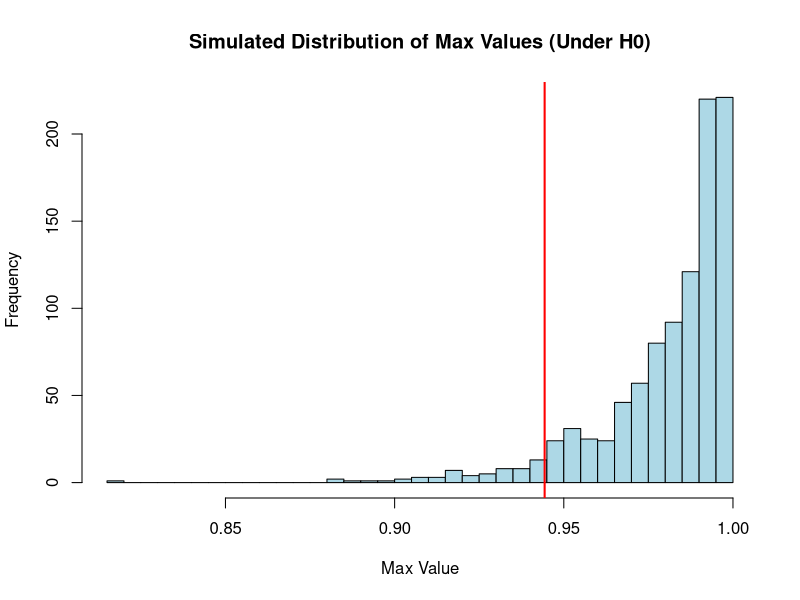
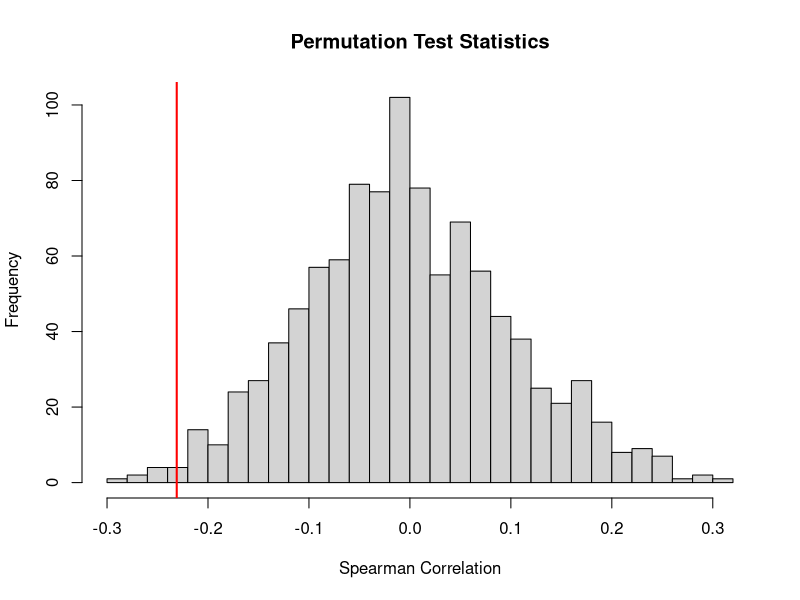

R code for these plots, in order:
## ---- chunk 1
knitr::opts_chunk$set(echo=T,eval=T,message=F,warning=F,fig.align='center')
library(tidyverse)
## ---- chunk 2
flips1 = "HTHTHTHTHTHTHTHTHTHTHTHTHTHTHTHTHTHTHTHTHTHTHTHTHTHTHTHTHTHTHTHTHTHTHTHTHTHTHTHTHTHTHTHTHTHTHTHTHTHTHTHTHTHTHTHTHTHTHTHTHTHTHTHTHTHTHTHTHTHTHTHTHTHTHTHTHTHTHTHTHTHTHTHTHTHTHTHTHTHTHTHTHTHTHTHTHTHTHTHT"

flips2 = "HHHTHTTTHHTHHTHHHTTTTHTHTHHTTHTHHHTHHTHTTTHTHHHTHTTTHTHTHHTHTHTTHTHHTHTHTTTHTHHHTHTHTTHTHTHHTHTHTHHHTHTTTHTHHTHTHTHHTTTHTHHTHHTTTTHTHTHHHTHTTHTHHTHTHTTHTHHTHTHHHTHHHTHTTTHTTHTTTHTHHHTHTHTTHTHHTHHTHTTT"

flips3 = "HHTHTHTTTHTHHHTHHTTTHTHHTHTTTHTHTHHTHTHTTHTHHHHHHTTTHTHTHHTHTTTHTHHTHTHTTTHTHHHTTHTTTHTHTHHHHTHTTHHTTTTTHTHHHTHTHTTTTTHHHTHHTHHTHHHTTTTHTHTHHHTHHTTTTTHTHHHTHTHTHTTTHTHHHTHTHTHTTHTHHTHTHTHTTTTHTHHHTHTH"

flips4 = "HTHHHHHHHTHTTHHTTHHHTHTHTTTHHTHHHTHHTTHTTTTTTTTTHTHHTTTTTHTHTHTHHTTHTTHTTTTTHHHTHTTTHTHTHHHTHTTTTHTHTHHTTHTHTTHHTHTHHHHTHTTHHTTHTTHTTHTHHHHHHTTTTTTHHHTTHTHHHHTTTHTTHHHTTHTHHTTTHHTHHTTTHTHHTHHHTHHTTHHH"

flips5 = "HHHHHHHHHHTTTTTTTTTTHHHHHHHHHHTTTTTTTTTTHHHHHHHHHHTTTTTTTTTTHHHHHHHHHHTTTTTTTTTTHHHHHHHHHHTTTTTTTTTTHHHHHHHHHHTTTTTTTTTTHHHHHHHHHHTTTTTTTTTTHHHHHHHHHHTTTTTTTTTTHHHHHHHHHHTTTTTTTTTTHHHHHHHHHHTTTTTTTTTT"

flips6 = "TTHTTTHTTTTTTTHTHTHTHTTHTTHTHHTHHTTTHHTHTTTHTHHTHHHTHTTHHTHHTTHTHTTTTHTHTTTHHTTTTTTTTHTHHTTHTTTTTTHTHTHTHTTTHTTHHTTHTTTHHTTTHTTHTTTTHTTTTHHTTTHTHTHHHTTTTTTHTHHTTTTTTTTTTTTHHHTTTHHHTTTHTTTHTHTTHTTTTTHT"

# you can use the function below to split the above sequences in vectors of flips
split = function(str) strsplit(str, split="")[[1]]
split(flips1)
## ---- chunk 3
# Function to find the longest run of heads ("H") in a vector of coin flips
longest_heads_run <- function(flips) {
  max_run <- 0   # Variable to store the maximum run of heads
  current_run <- 0  # Variable to count the current run of heads
  
  for (flip in flips) {
    if (flip == "H") {
      current_run <- current_run + 1  # Increment the current run of heads
    } else {
      if (current_run > max_run) {
        max_run <- current_run  # Update max_run if current_run is greater
      }
      current_run <- 0  # Reset the current run if the flip is not heads
    }
  }
  
  # Final check in case the longest run is at the end of the sequence
  if (current_run > max_run) {
    max_run <- current_run
  }
  
  return(max_run)
}

# Example usage
longest_heads_run(split(flips1))
longest_heads_run(split(flips2))
longest_heads_run(split(flips3))
longest_heads_run(split(flips4))
longest_heads_run(split(flips5))
longest_heads_run(split(flips6))

## ---- chunk 4
# Function to simulate fair coin flips and find the longest run of heads
simulate_coin_flips <- function(n_flips) {
  flips <- sample(c("H", "T"), size = n_flips, replace = TRUE)  # Simulate fair coin flips
  return(longest_heads_run(flips))  # Return the longest run of heads
}

# Number of flips in each sequence
n_flips <- 200  # Adjust this to the actual length of your flip sequences

# Monte Carlo simulation to find the average longest run of heads over 10,000 trials
set.seed(123)
n_trials <- 10000
longest_runs <- numeric(n_trials)

for (i in 1:n_trials) {
  longest_runs[i] <- simulate_coin_flips(n_flips)
}

# Calculate the average longest run of heads from the Monte Carlo simulation
average_longest_run <- mean(longest_runs)
print(paste("Average longest run of heads from Monte Carlo simulation (using a fair coin):", average_longest_run))

# Compare with the longest run of heads from each provided sequence 
flips_list <- list(flips1, flips2, flips3, flips4, flips5, flips6)
results <- sapply(flips_list, function(flip_sequence) {
  flips_vector <- split(flip_sequence)
  longest_heads <- longest_heads_run(flips_vector)
  return(longest_heads)
})

# Combine the results
comparison <- data.frame(Sequence = paste0("Flips", 1:6),
                         LongestRun = results,
                         Difference = results - average_longest_run)

# Print comparison results
print(comparison)

## ---- chunk 5
# Calculate p-values for each sequence
p_values <- sapply(results, function(longest_run) {
  # P-value is the proportion of simulated runs that are less than or equal to the longest run
  mean(longest_runs <= longest_run)
  #2 * min(mean(longest_runs >= longest_run), mean(longest_runs <= longest_run))      # if we want 2 sided test
})

# Combine the results into a data frame
comparison <- data.frame(Sequence = paste0("Flips", 1:6),
                         LongestRun = results,
                         PValue = p_values)

# Print comparison results
print(comparison)


## ---- chunk 6
set.seed(123)
flips1 = "HTHTHTHTHTHTHTHTHTHTHTHTHTHTHTHTHTHTHTHTHTHTHTHTHTHTHTHTHTHTHTHTHTHTHTHTHTHTHTHTHTHTHTHTHTHTHTHTHTHTHTHTHTHTHTHTHTHTHTHTHTHTHTHTHTHTHTHTHTHTHTHTHTHTHTHTHTHTHTHTHTHTHTHTHTHTHTHTHTHTHTHTHTHTHTHTHTHTHTHT"

flips2 = "HHHTHTTTHHTHHTHHHTTTTHTHTHHTTHTHHHTHHTHTTTHTHHHTHTTTHTHTHHTHTHTTHTHHTHTHTTTHTHHHTHTHTTHTHTHHTHTHTHHHTHTTTHTHHTHTHTHHTTTHTHHTHHTTTTHTHTHHHTHTTHTHHTHTHTTHTHHTHTHHHTHHHTHTTTHTTHTTTHTHHHTHTHTTHTHHTHHTHTTT"

flips3 = "HHTHTHTTTHTHHHTHHTTTHTHHTHTTTHTHTHHTHTHTTHTHHHHHHTTTHTHTHHTHTTTHTHHTHTHTTTHTHHHTTHTTTHTHTHHHHTHTTHHTTTTTHTHHHTHTHTTTTTHHHTHHTHHTHHHTTTTHTHTHHHTHHTTTTTHTHHHTHTHTHTTTHTHHHTHTHTHTTHTHHTHTHTHTTTTHTHHHTHTH"

flips4 = "HTHHHHHHHTHTTHHTTHHHTHTHTTTHHTHHHTHHTTHTTTTTTTTTHTHHTTTTTHTHTHTHHTTHTTHTTTTTHHHTHTTTHTHTHHHTHTTTTHTHTHHTTHTHTTHHTHTHHHHTHTTHHTTHTTHTTHTHHHHHHTTTTTTHHHTTHTHHHHTTTHTTHHHTTHTHHTTTHHTHHTTTHTHHTHHHTHHTTHHH"

flips5 = "HHHHHHHHHHTTTTTTTTTTHHHHHHHHHHTTTTTTTTTTHHHHHHHHHHTTTTTTTTTTHHHHHHHHHHTTTTTTTTTTHHHHHHHHHHTTTTTTTTTTHHHHHHHHHHTTTTTTTTTTHHHHHHHHHHTTTTTTTTTTHHHHHHHHHHTTTTTTTTTTHHHHHHHHHHTTTTTTTTTTHHHHHHHHHHTTTTTTTTTT"

flips6 = "TTHTTTHTTTTTTTHTHTHTHTTHTTHTHHTHHTTTHHTHTTTHTHHTHHHTHTTHHTHHTTHTHTTTTHTHTTTHHTTTTTTTTHTHHTTHTTTTTTHTHTHTHTTTHTTHHTTHTTTHHTTTHTTHTTTTHTTTTHHTTTHTHTHHHTTTTTTHTHHTTTTTTTTTTTTHHHTTTHHHTTTHTTTHTHTTHTTTTTHT"

# you can use the function below to split the above sequences in vectors of flips
split = function(str) strsplit(str, split="")[[1]]
split(flips1)

# Function to calculate autocorrelation for a given lag
autocorrelation <- function(sequence, lag) {
  n <- length(sequence)
  sequence_lagged <- sequence[(lag + 1):n]
  sequence_original <- sequence[1:(n - lag)]
  
  # Compute correlation between original and lagged sequence
  return(cor(sequence_original, sequence_lagged))
}

# Function to calculate the maximum streak length
max_streak_length <- function(sequence) {
  max_streak <- 0
  current_streak <- 1
  
  for (i in 2:length(sequence)) {
    if (sequence[i] == sequence[i - 1]) {
      current_streak <- current_streak + 1
    } else {
      max_streak <- max(max_streak, current_streak)
      current_streak <- 1
    }
  }
  max_streak <- max(max_streak, current_streak) # Handle case when last streak is the longest
  return(max_streak)
}

# Convert coin flips sequences to 0s and 1s (H = 1, T = 0)
convert_to_numeric <- function(sequence) {
  return(as.numeric(sequence == 'H'))
}

# Example sequences
flips1 <- unlist(strsplit("HTHTHTHTHTHTHTHTHTHTHTHTHTHTHTHTHTHTHTHTHTHTHTHTHTHTHTHTHTHTHTHTHTHTHTHTHTHTHTHTHTHTHTHTHTHTHTHTHTHTHTHTHTHTHTHTHTHTHTHTHTHTHTHTHTHTHTHTHTHTHTHTHTHTHTHTHTHTHTHTHTHTHTHTHTHTHTHTHTHTHTHTHTHTHTHTHTHTHTHT", ""))
flips2 <- unlist(strsplit("HHHTHTTTHHTHHTHHHTTTTHTHTHHTTHTHHHTHHTHTTTHTHHHTHTTTHTHTHHTHTHTTHTHHTHTHTTTHTHHHTHTHTTHTHTHHTHTHTHHHTHTTTHTHHTHTHTHHTTTHTHHTHHTTTTHTHTHHHTHTTHTHHTHTHTTHTHHTHTHHHTHHHTHTTTHTTHTTTHTHHHTHTHTTHTHHTHHTHTTT", ""))
flips3 <- unlist(strsplit("HHTHTHTTTHTHHHTHHTTTHTHHTHTTTHTHTHHTHTHTTHTHHHHHHTTTHTHTHHTHTTTHTHHTHTHTTTHTHHHTTHTTTHTHTHHHHTHTTHHTTTTTHTHHHTHTHTTTTTHHHTHHTHHTHHHTTTTHTHTHHHTHHTTTTTHTHHHTHTHTHTTTHTHHHTHTHTHTTHTHHTHTHTHTTTTHTHHHTHTH", ""))
flips4<- unlist(strsplit("HTHHHHHHHTHTTHHTTHHHTHTHTTTHHTHHHTHHTTHTTTTTTTTTHTHHTTTTTHTHTHTHHTTHTTHTTTTTHHHTHTTTHTHTHHHTHTTTTHTHTHHTTHTHTTHHTHTHHHHTHTTHHTTHTTHTTHTHHHHHHTTTTTTHHHTTHTHHHHTTTHTTHHHTTHTHHTTTHHTHHTTTHTHHTHHHTHHTTHHH", ""))
flips5<- unlist(strsplit("HHHHHHHHHHTTTTTTTTTTHHHHHHHHHHTTTTTTTTTTHHHHHHHHHHTTTTTTTTTTHHHHHHHHHHTTTTTTTTTTHHHHHHHHHHTTTTTTTTTTHHHHHHHHHHTTTTTTTTTTHHHHHHHHHHTTTTTTTTTTHHHHHHHHHHTTTTTTTTTTHHHHHHHHHHTTTTTTTTTTHHHHHHHHHHTTTTTTTTTT", ""))
flips6<- unlist(strsplit("TTHTTTHTTTTTTTHTHTHTHTTHTTHTHHTHHTTTHHTHTTTHTHHTHHHTHTTHHTHHTTHTHTTTTHTHTTTHHTTTTTTTTHTHHTTHTTTTTTHTHTHTHTTTHTTHHTTHTTTHHTTTHTTHTTTTHTTTTHHTTTHTHTHHHTTTTTTHTHHTTTTTTTTTTTTHHHTTTHHHTTTHTTTHTHTTHTTTTTHT", ""))

# Convert to numeric
flips1_num <- convert_to_numeric(flips1)
flips2_num <- convert_to_numeric(flips2)
flips3_num <- convert_to_numeric(flips3)
flips4_num <- convert_to_numeric(flips4)
flips5_num <- convert_to_numeric(flips5)
flips6_num <- convert_to_numeric(flips6)


# Calculate autocorrelation for Lag 1 and Lag 2
autocorr_flips1_lag1 <- autocorrelation(flips1_num, 1)
autocorr_flips1_lag2 <- autocorrelation(flips1_num, 2)
autocorr_flips2_lag1 <- autocorrelation(flips2_num, 1)
autocorr_flips2_lag2 <- autocorrelation(flips2_num, 2)

# Calculate max streak length
max_streak_flips1 <- max_streak_length(flips1_num)
max_streak_flips2 <- max_streak_length(flips2_num)
max_streak_flips3 <- max_streak_length(flips3_num)
max_streak_flips4 <- max_streak_length(flips4_num)
max_streak_flips5 <- max_streak_length(flips5_num)
max_streak_flips6 <- max_streak_length(flips6_num)

# Results
cat("Flips1 Autocorrelation (Lag 1):", autocorr_flips1_lag1, "\n")
cat("Flips1 Autocorrelation (Lag 2):", autocorr_flips1_lag2, "\n")
cat("Flips2 Autocorrelation (Lag 1):", autocorr_flips2_lag1, "\n")
cat("Flips2 Autocorrelation (Lag 2):", autocorr_flips2_lag2, "\n")
cat("Flips1 Max Streak Length:", max_streak_flips1, "\n")
cat("Flips2 Max Streak Length:", max_streak_flips2, "\n")
cat("Flips3 Max Streak Length:", max_streak_flips3, "\n")
cat("Flips4 Max Streak Length:", max_streak_flips4, "\n")
cat("Flips5 Max Streak Length:", max_streak_flips5, "\n")
cat("Flips6 Max Streak Length:", max_streak_flips6, "\n")

# Function to simulate coin flips and find max streak length
simulate_max_streak <- function(n_flips) {
  sequence <- sample(c(0, 1), n_flips, replace = TRUE)  # Random sequence (0 = T, 1 = H)
  max_streak_length(sequence)
}
simulate_max_streak(200)
# Simulate max streak lengths for many random sequences

n_simulations <- 10000
n_flips <- 200
simulated_streaks <- replicate(n_simulations, simulate_max_streak(n_flips))

# Compare observed max streaks with simulated distribution
observed_streaks <- c(1, 4, 6, 9, 10, 12)

# Calculate the proportion of simulated streaks that are longer than or equal to each observed streak
p_values <- sapply(observed_streaks, function(obs) mean(simulated_streaks >= obs))

# Results
cat("P-values for each observed streak length:", p_values, "\n")

## ---- chunk 7
X <- read.csv("uniform_sample.csv")$x
head(X)
## ---- chunk 8
n <- 50  # Sample size
M <- 1000  # Number of simulations

# Simulate the maximum values of uniform distribution over [0,1]
sim_max <- replicate(M, max(runif(n, 0, 1)))
#sim_max
mean(sim_max) # mean of the maxes of the simulated sequences

# Observed max from the sample
obs_max<- max(X)
obs_max

# Calculate the p-value simulated max greater than observed
p_value <- mean(sim_max >= obs_max)
p_value

# Plot the histogram
hist(sim_max, breaks = 30, main = "Simulated Distribution of Max Values (Under H0)",
     xlab = "Max Value", col = "lightblue")

# Add a red line at the observed max value
abline(v = obs_max, col = "red", lwd = 2)

## ---- chunk 9
blurtle <- read.csv("blurtle.csv")

#blurtle
#blurtle$tries
#mean(blurtle$tries)
#var(blurtle$tries)

# Compute observed test statistic
observed_stat <- cor(blurtle$day, blurtle$tries, method = "spearman")

# Permutation test function
perm_test <- function(data, n_perm = 1000) {
  perm_stats <- numeric(n_perm)
  
  for (i in 1:n_perm) {
    perm_data <- data
    perm_data$tries <- sample(perm_data$tries)
    perm_stats[i] <- cor(perm_data$day, perm_data$tries, method = "spearman")
  }
  
  return(perm_stats)
}

set.seed(123)
perm_stats <- perm_test(blurtle)

# Calculate p-value
p_value <- (sum(abs(perm_stats) >= abs(observed_stat)) + 1) / (length(perm_stats) + 1)

# Plot distribution of permutation test statistics
hist(perm_stats, main = "Permutation Test Statistics", xlab = "Spearman Correlation", breaks = 30)
abline(v = observed_stat, col = "red", lwd = 2)

# Print results
print(paste("Observed test statistic: ", observed_stat))
print(paste("P-value: ", p_value))
